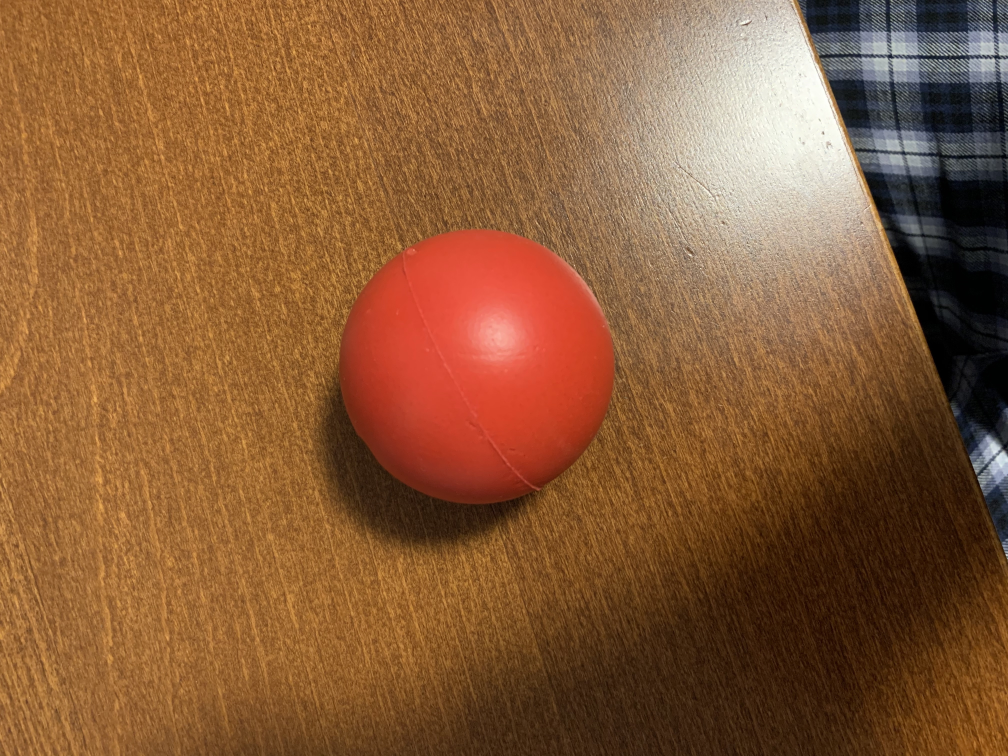
#> input picture configuration/image/ball.jpg, 4032 x 3024 px (shown at 1/4 size)
$ python draw_box.py
#> lines starting #> are read from the running program, lines starting #| are printed output that depends on the picture; after the words box and inside, x2 and y2 are one past the last pixel; in counts of white or black regions, pixels touching at a corner belong together
# NOTE: to make this file run, move it to the root directory. For some reason it doesn't work when it's in this directory.

import cv2
import numpy as np

def identify_circle_and_draw_recangle(image):
    contours, heirarchy = cv2.findContours(image, cv2.RETR_EXTERNAL, cv2.CHAIN_APPROX_NONE) # Gets all contours in image
    for contour in contours:
        shape_area = cv2.contourArea(contour)
        if shape_area > 100: # If shape area is larger than 500 (makes sure random detectoins are not processed)
            perimeter = cv2.arcLength(contour, True)
            print(shape_area)
            verticies = cv2.approxPolyDP(contour, 0.05*perimeter, True) # Adjust values as needed
            print(len(verticies))
            if len(verticies) > 6: # Circles will still have verticies. If we can find a good balance then we are solid
                x, y, width, height = cv2.boundingRect(verticies) # Gets parameters for a rectangle around object
                print(x, " ", y, " ", width, " ", height)
                cv2.rectangle(image, (x, y), (x+width, y+height), (255, 0, 0), 3) # Draws rectangle on image


# Main block of code
image_path = 'image/ball.jpg'

image = cv2.imread(image_path) # Gets image from directory
#> image is the input picture: shape (3024, 4032, 3); mean B, G, R 55.5, 91.2, 136.7
image_HSV = cv2.cvtColor(image, cv2.COLOR_BGR2HSV)  # Converts the image from blue green red (BGR) to HSV
#> image_HSV: shape (3024, 4032, 3); mean H, S, V 20.5, 160, 137.6

# Arrays store the minimum and maximum values for each HSV value. Refer to "hsv_value.py"
minimum_values = np.array([7, 0, 0])
maximum_values = np.array([179, 255, 255])

# Creates an image that displays only the ball
HSV_specific_image = cv2.inRange(image_HSV, minimum_values, maximum_values)
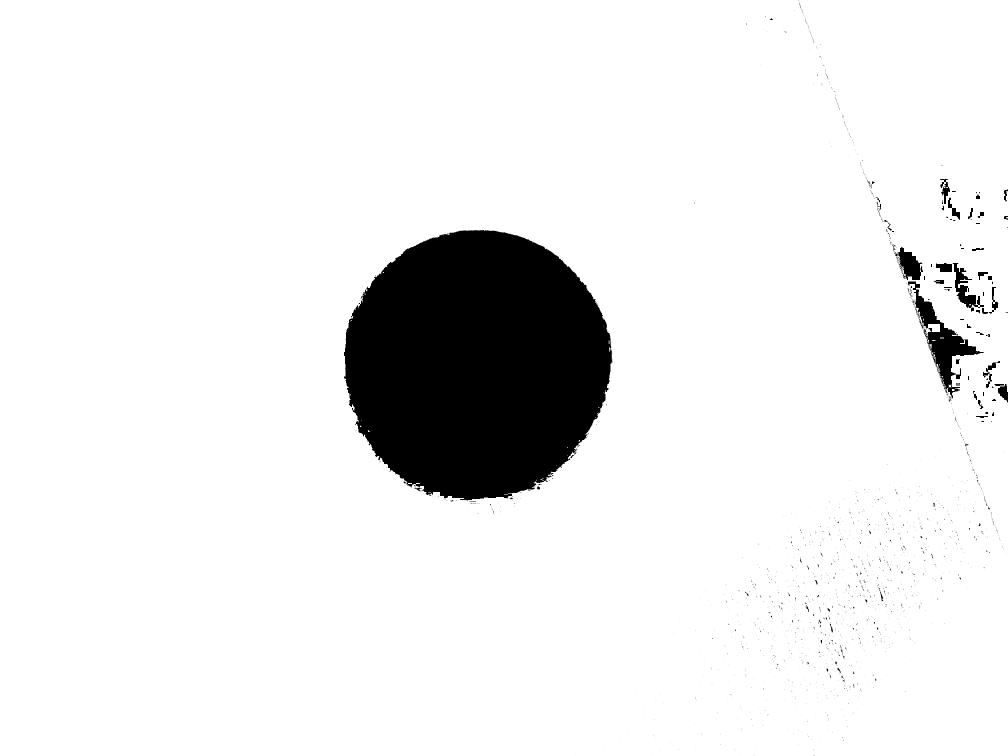
#> HSV_specific_image: shape (3024, 4032) (shown at 1/4 size); 92% white; 2291 black regions (2143 under 20 px), largest, box (x1, y1, x2, y2) and area: (1376, 920, 2450, 2002) 899296, (3632, 1126, 3936, 1594) 31738, (3572, 984, 3692, 1120) 7881

# Resizes the image
HSV_specific_image_resized = cv2.resize(HSV_specific_image, (1000, 600))
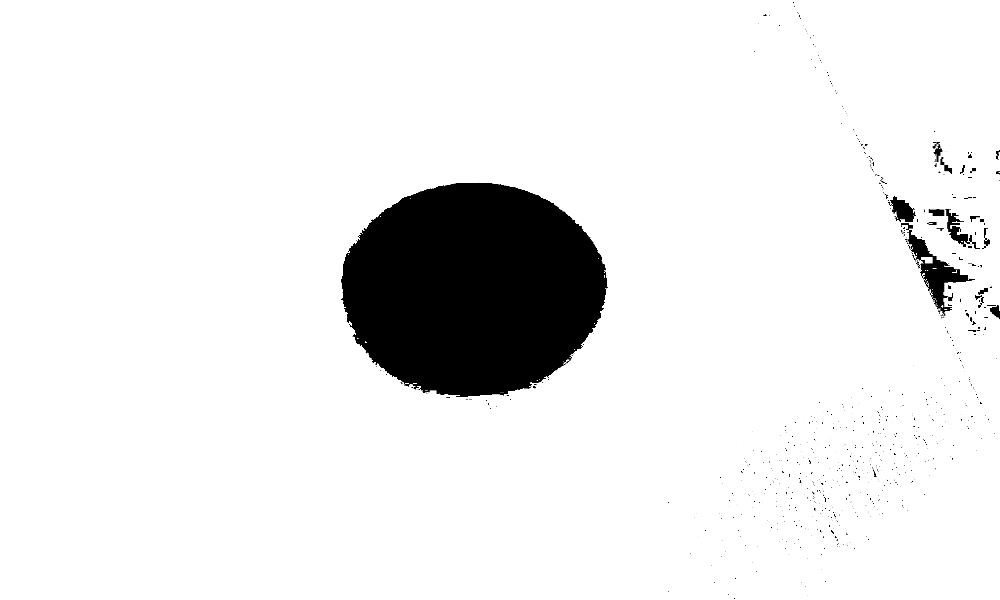
#> HSV_specific_image_resized: shape (600, 1000); min 0, max 255, mean 234.7

canny_image = cv2.Canny(HSV_specific_image_resized, 50, 50)
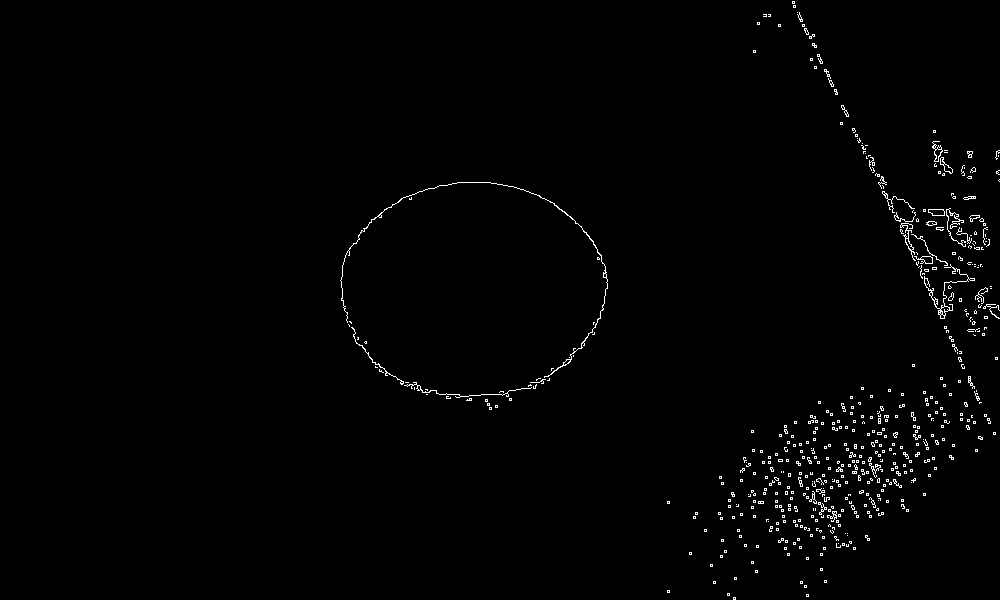
#> canny_image: shape (600, 1000); 1.1% white in thin lines or dots, all inside (x1, y1, x2, y2) = (340, 1, 1000, 600)
identify_circle_and_draw_recangle(canny_image)
#> in identify_circle_and_draw_recangle, `contours, heirarchy = cv2.findContours(image, cv2.RETR_EXTERNAL, cv2.C..`: contours = 518 contours, 500 with area under 20; largest, box (x1, y1, x2, y2) and area: (340, 182, 608, 378) 136, (924, 264, 975, 319) 130, (928, 209, 945, 216) 84, (932, 141, 943, 162) 80, (940, 157, 953, 174) 70
#> the loop in identify_circle_and_draw_recangle, `for contour in contours:` made 518 passes
#> (shape_area, perimeter, x, y, width, height) on pass 465: (136.5, 1200.8, 347, 189, 261, 189)
#> (shape_area, perimeter) on pass 424: (130.5, 424.6)
#| 130.5
#| 5
#| 136.5
#| 8
#| 347   189   261   189
#> after the loop in identify_circle_and_draw_recangle, `for contour in contours:`:
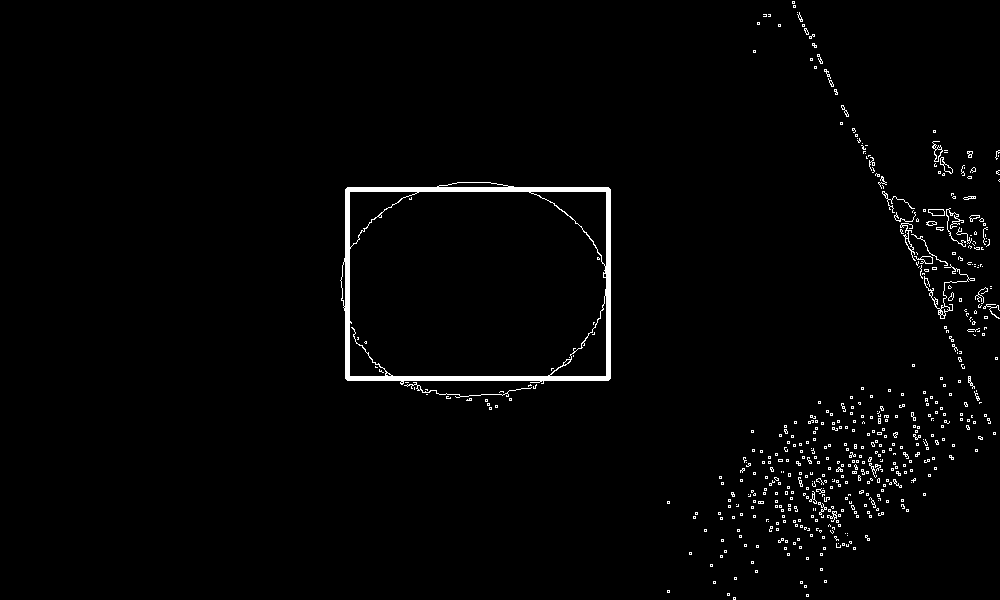
#> image: shape (600, 1000); 1.8% white; 512 white regions (469 under 20 px), largest, box (x1, y1, x2, y2) and area: (340, 182, 611, 385) 5155, (924, 264, 975, 319) 264, (404, 382, 532, 398) 173

cv2.imshow("Cool", canny_image)

cv2.waitKey(0)
